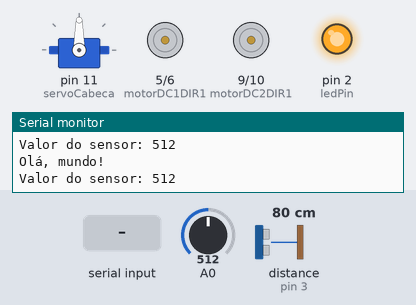
Simulated run of this sketch. Board: Arduino Uno, built with avr-gcc and run on an emulated ATmega328P. Shown: servo, motor-driver pin pairs drawn as motors (green arrow = first pin HIGH = forward, orange = second pin HIGH = backward, longer = more drive), output pins drawn as LEDs (lit = HIGH), the last lines printed to the serial monitor. Wiring (inferred from the names in the program): ultrasonic range finder: trigger pin 4; echo pin 3. The test bench sets the inputs (shaded band); at power-on: distance to the obstacle (sensor on pin 3) 80 cm, A0 = 512. The echo pulse lasts 58.3 µs per cm; pins used as bus, display or sensor lines are not drawn.

Above: at 1.8 s.
1.9 s: distance to the obstacle (sensor on pin 3) set to 12 cm
3.4 s: distance to the obstacle (sensor on pin 3) set to 10 cm
At 6.8 s:
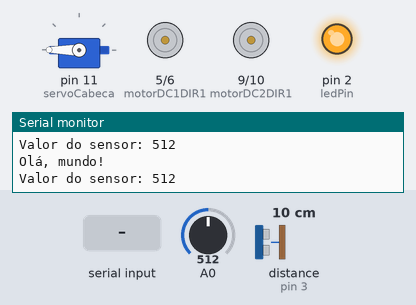
6.9 s: "1" received over the second serial link
At 10.8 s:
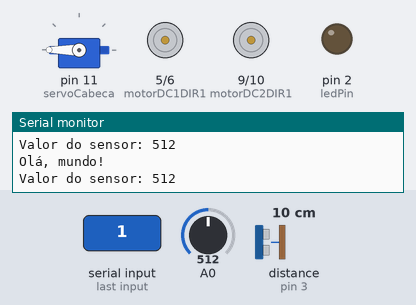
11.0 s: "4" received over the second serial link
At 14.4 s:
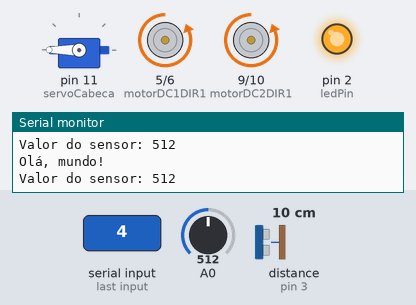
14.5 s: "2" received over the second serial link
18.0 s: "5" received over the second serial link
At 22.1 s:
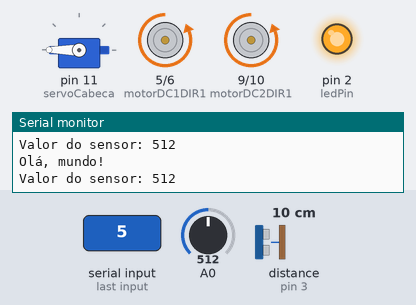
Timing chart, 0 to 22.5 s (numbered marks = the images above; inputs shaded):
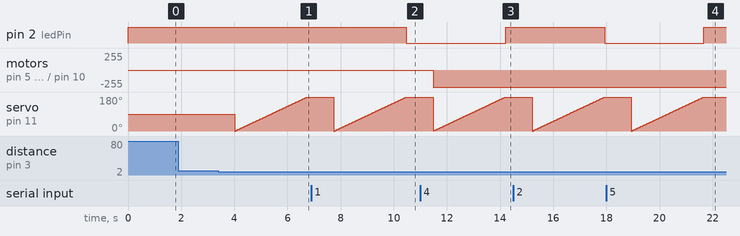

The sketch:

Bino_1.0_Codigo.ino
```cpp
#include <Servo.h>
#include <SoftwareSerial.h>

Servo servoCabeca;
int motorDC1DIR1 = 5;
int motorDC1DIR2 = 6;
int motorDC2DIR1 = 9;
int motorDC2DIR2 = 10;
int trigPin = 4;
int echoPin = 3;
int ledPin = 2;

int obstacleThreshold = 10;
int tiltThreshold = 45;

char command;
bool isDanger = false;
bool isLEDOn = false;

SoftwareSerial bluetooth(0, 1);

void setup() {
  servoCabeca.attach(11);
  pinMode(motorDC1DIR1, OUTPUT);
  pinMode(motorDC1DIR2, OUTPUT);
  pinMode(motorDC2DIR1, OUTPUT);
  pinMode(motorDC2DIR2, OUTPUT);
  pinMode(trigPin, OUTPUT);
  pinMode(echoPin, INPUT);
  pinMode(ledPin, OUTPUT);

  digitalWrite(ledPin, HIGH);

  Serial.begin(9600);
  bluetooth.begin(9600);
}

void loop() {
  if (bluetooth.available() > 0) {
    command = bluetooth.read();
    if (command == '1') {
      // Cabeça (Direita)
      servoCabeca.write(0);

    } else if (command == '2') {
      // Cabeça (Esquerda)
      servoCabeca.write(180);

    } else if (command == '3') {
      // Cabeça (Centro)
      servoCabeca.write(90);

    } else if (command == '4') {
      // Motor (Frente)
      digitalWrite(motorDC1DIR1, LOW);
      digitalWrite(motorDC1DIR2, HIGH);
      digitalWrite(motorDC2DIR1, LOW);
      digitalWrite(motorDC2DIR2, HIGH);

    } else if (command == '5') {
      // Ré (Motor)
      if (!isDanger) {
        digitalWrite(motorDC1DIR1, HIGH);
        digitalWrite(motorDC1DIR2, LOW);
        digitalWrite(motorDC2DIR1, HIGH);
        digitalWrite(motorDC2DIR2, LOW);

      }
    } else if (command == '6') {
      // Esquerda (Motor)
      digitalWrite(motorDC1DIR1, LOW);
      digitalWrite(motorDC1DIR2, HIGH);
      digitalWrite(motorDC2DIR1, HIGH);
      digitalWrite(motorDC2DIR2, LOW);

    } else if (command == '7') {
      // Direita (Motor)
      digitalWrite(motorDC1DIR1, HIGH);
      digitalWrite(motorDC1DIR2, LOW);
      digitalWrite(motorDC2DIR1, LOW);
      digitalWrite(motorDC2DIR2, HIGH);

    } else if (command == '8') {
      // Parar (Center Motor)
      digitalWrite(motorDC1DIR1, LOW);
      digitalWrite(motorDC1DIR2, LOW);
      digitalWrite(motorDC2DIR1, LOW);
      digitalWrite(motorDC2DIR2, LOW);
    }
  }

  long duration;
  float distance;
  digitalWrite(trigPin, LOW);
  delayMicroseconds(2);
  digitalWrite(trigPin, HIGH);
  delayMicroseconds(100);
  digitalWrite(trigPin, LOW);
  duration = pulseIn(echoPin, HIGH);
  distance = (duration / 2.0) * 0.0344;

  if (distance < obstacleThreshold) {
    for (int angle = 0; angle <= 180; angle++) {
      servoCabeca.write(angle);
      delay(15);
    }
    isDanger = true;
  } else {
    if (isDanger) {
      servoCabeca.write(90);
      isDanger = false;
    }
  }

  if (isDanger) {
    unsigned long currentMillis = millis();
    static unsigned long previousMillis = 0;
    static bool ledState = HIGH;

    if (currentMillis - previousMillis >= 500) {
      previousMillis = currentMillis;
      digitalWrite(ledPin, ledState);
      ledState = !ledState;
    }
  } else {
    digitalWrite(ledPin, HIGH);
  }

  // Impressão na porta serial para debug
  Serial.println("Olá, mundo!");
  int sensorValue = analogRead(A0);
  Serial.print("Valor do sensor: ");
  Serial.println(sensorValue);

  delay(1000);
}
```

Measured:
- the behaviour switches between 11 and 10 cm on distance to the obstacle (sensor on pin 3) (found by bisection; images 0 and 1)
- after the input at 6.9 s, pin 2 (ledPin): HIGH → LOW after 3.6 s
- after the input at 11.0 s, motor on pin 5 (motorDC1DIR1) / pin 6 (motorDC1DIR2), motor on pin 9 (motorDC2DIR1) / pin 10 (motorDC2DIR2): stopped → backward 255/255 after 0.48 s
- after the input at 14.5 s, pin 2 (ledPin): HIGH → LOW after 3.4 s
- after the input at 18.0 s, pin 2 (ledPin): LOW → HIGH after 3.7 s instead of 0.94 s
